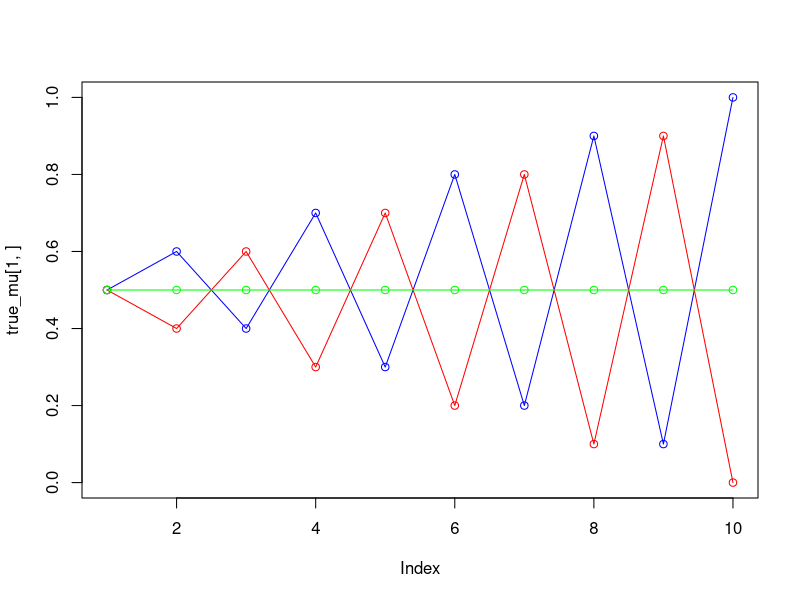
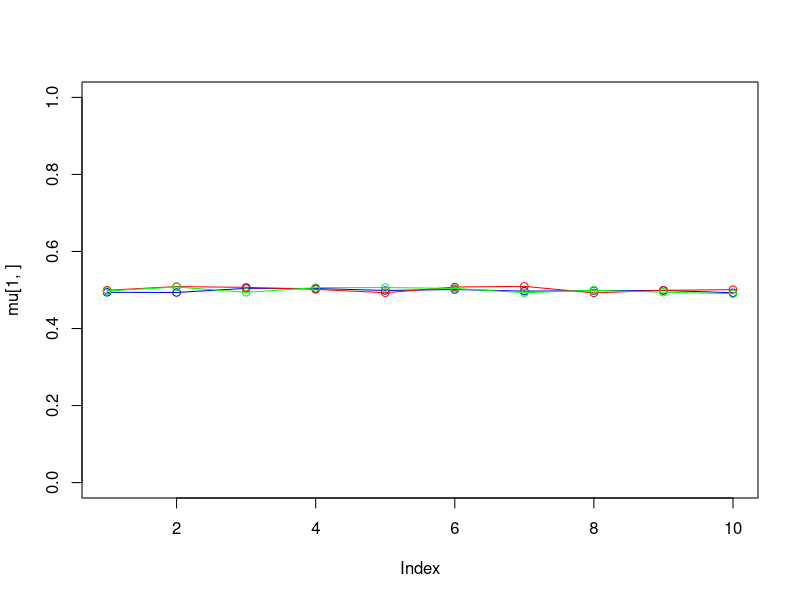
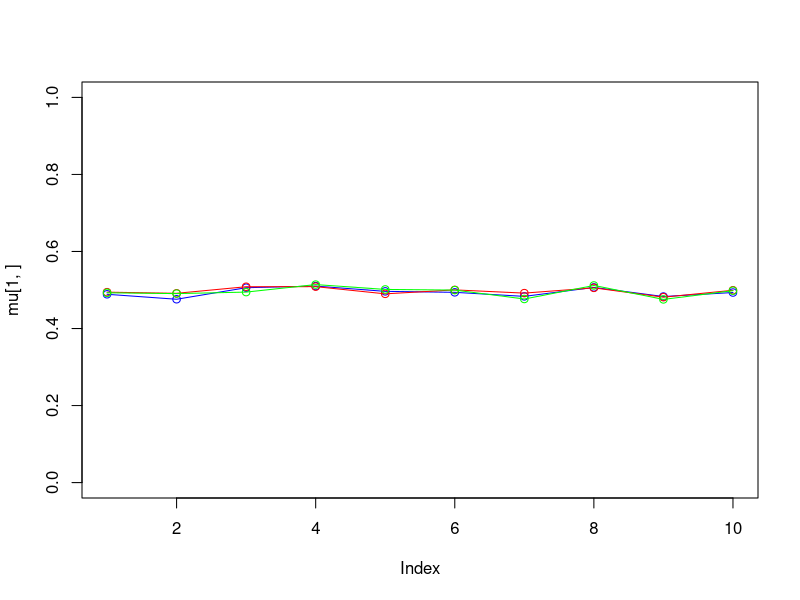

Write R code to recreate these figures, in order. (Note: this script raises an error after producing the figures.)
set.seed(1234567890)
max_it <- 100 # max number of EM iterations
min_change <- 0.1 # min change in log likelihood between two consecutive EM iterations
N=1000 # number of training points
D=10 # number of dimensions
x <- matrix(nrow=N, ncol=D) # training data
true_pi <- vector(length = 3) # true mixing coefficients
true_mu <- matrix(nrow=3, ncol=D) # true conditional distributions

true_pi=c(1/3, 1/3, 1/3)
true_mu[1,]=c(0.5,0.6,0.4,0.7,0.3,0.8,0.2,0.9,0.1,1)
true_mu[2,]=c(0.5,0.4,0.6,0.3,0.7,0.2,0.8,0.1,0.9,0)
true_mu[3,]=c(0.5,0.5,0.5,0.5,0.5,0.5,0.5,0.5,0.5,0.5)
plot(true_mu[1,], type="o", col="blue", ylim=c(0,1))
points(true_mu[2,], type="o", col="red")
points(true_mu[3,], type="o", col="green")

# Producing the training data
for(n in 1:N) {
  k <- sample(1:3,1,prob=true_pi)
  for(d in 1:D) {
    x[n,d] <- rbinom(1,1,true_mu[k,d])
  }
}
K=3 # number of guessed components
z <- matrix(nrow=N, ncol=K) # fractional component assignments
pi <- vector(length = K) # mixing coefficients
mu <- matrix(nrow=K, ncol=D) # conditional distributions
llik <- vector(length = max_it) # log likelihood of the EM iterations
# Random initialization of the paramters
pi <- runif(K,0.49,0.51)
pi <- pi / sum(pi)
for(k in 1:K) {
  mu[k,] <- runif(D,0.49,0.51)
}

pi
mu

for(it in 1:max_it) {
  plot(mu[1,], type="o", col="blue", ylim=c(0,1))
  points(mu[2,], type="o", col="red")
  points(mu[3,], type="o", col="green")
  #points(mu[4,], type="o", col="yellow")
  #Sys.sleep(0.5)
  # E-step: Computation of the fractional component assignments
  Bx = exp(x %*% log(t(mu)) + (1-x) %*% log(t(1-mu)))
  Px = Bx * rep(pi, nrow(Bx))
  Z = Px / rowSums(Px)
  #Log likelihood computation.
  L = sum(log(rowSums(Px)))
  llik[it] = L
  
  cat("iteration: ", it, "log likelihood: ", llik[it], "\n")
  flush.console()
  # Stop if the lok likelihood has not changed significantly
  if (it > 1 && abs(llik[it-1] - current_likelihood) < min_change) break
  
  #M-step: ML parameter estimation from the data and fractional component assignments
  pi = colSums(Z) / N
  mu = (t(Z) %*% x) / colSums(Z)
}
pi
mu
plot(llik[1:it], type="o")